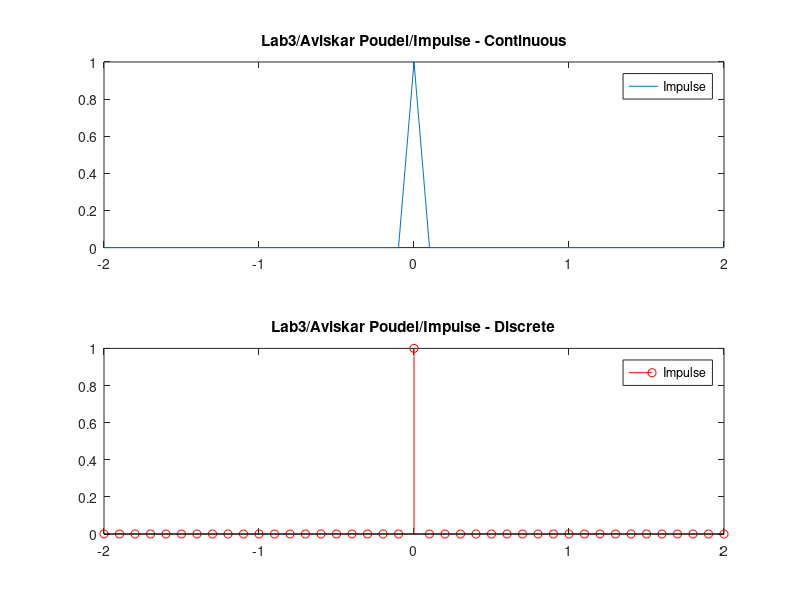

Reproduce this figure in MATLAB.
a = 5;
f = 3;
t = -2:0.1:2;
impulse = t == 0;

subplot(2,1,1)
plot(t,impulse)
legend("Impulse")
title('Lab3/Aviskar Poudel/Impulse - Continuous')


subplot(2,1,2)
stem(t,impulse, '-red')
legend("Impulse")
title('Lab3/Aviskar Poudel/Impulse - Discrete')


